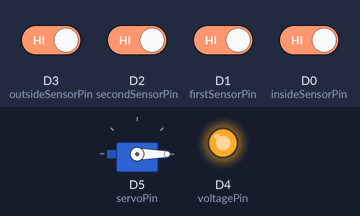
Bench run of a sketch on a simulated ESP8266 (NodeMCU). On the bench: servo, output pins drawn as LEDs (lit = HIGH). The inputs (shaded band) are chosen by the test bench; at power-on: D0 (insideSensorPin), D1 (firstSensorPin), D2 (secondSensorPin), D3 (outsideSensorPin) HIGH.

Above: at 1.2 s.
1.3 s: D3 (outsideSensorPin) driven LOW
At 1.6 s:
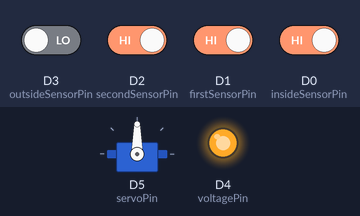
2.8 s: D3 (outsideSensorPin) driven HIGH
5.8 s: D0 (insideSensorPin) driven LOW
7.3 s: D0 (insideSensorPin) driven HIGH
At 10.8 s:
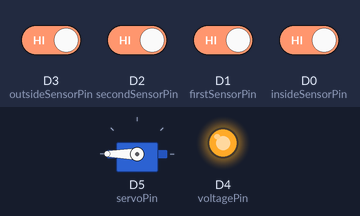
Timing chart, 0 to 11.3 s (numbered marks = the images above; inputs shaded):
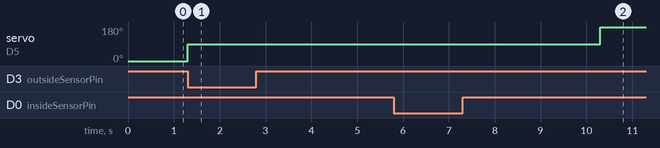

The sketch:

Node2Code.ino
```cpp
#include <Servo.h>

const byte outsideSensorPin = D3 , insideSensorPin = D0 , firstSensorPin = D1,  secondSensorPin = D2 , servoPin = D5, voltagePin = D4;


Servo garageDoorServo;

bool isDoorOpen = false;
const unsigned long closeTimer = 3000;
unsigned long prevTime = 0;

void openGarage(){
    isDoorOpen = true;
    prevTime = millis();
    garageDoorServo.write(90);
}

void closeGarage(){
    isDoorOpen = false;
    garageDoorServo.write(180);
}


void garageSetup(){
    pinMode(outsideSensorPin, INPUT);
    pinMode(insideSensorPin, INPUT);
    pinMode(firstSensorPin, INPUT);
    pinMode(secondSensorPin, INPUT);

    garageDoorServo.attach(servoPin);

    garageDoorServo.write(0);
}

void setup() {
  pinMode(voltagePin, OUTPUT);
  digitalWrite(voltagePin, HIGH);
  Serial.begin(115200);
    garageSetup();
}


byte garageCount() {
  bool firstSensor = !digitalRead(firstSensorPin);
  bool secondSensor = !digitalRead(secondSensorPin);
  return firstSensor + secondSensor;
}

void garageHandler(){
  // open
    bool outsideSensor = !digitalRead(outsideSensorPin);
    bool insideSensor = !digitalRead(insideSensorPin);
    byte currentCarCnt = garageCount();

      if (insideSensor)
        openGarage();
      else if(currentCarCnt < 2 && outsideSensor)
        openGarage();
        // if both sensors don't detect anything (could've opened then left) or numbers of car in garage changed (car entered or left)

    bool closeCheck = isDoorOpen && ((outsideSensor && currentCarCnt < 2) + insideSensor == 0);
    closeCheck = closeCheck && (millis() - prevTime) >= closeTimer;

    if(closeCheck)
      closeGarage();
}

void loop() {
    garageHandler();
}
```

Measured:
- after the input at 1.3 s, servo on D5 (servoPin): 0° → 90° at once
- after the input at 7.3 s, servo on D5 (servoPin): 90° → 180° after 3.0 s
